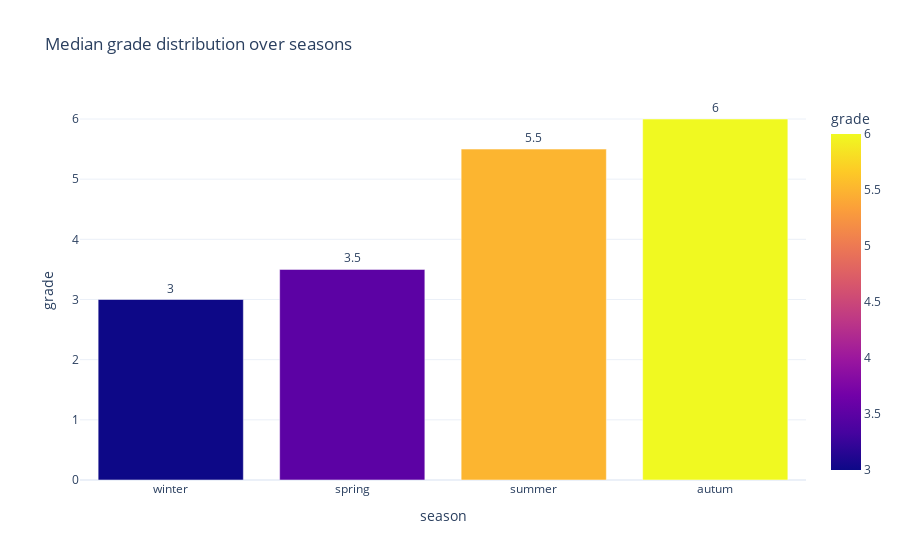

The notebook cell this image was saved under:
### Code cell
mct = 'median'
season_df = events.groupby('season').agg({
    'grade': mct
}).reset_index()
season_df['season'] = season_df['season'].map({
    0: 'winter',
    1: 'spring',
    2: 'summer',
    3: 'autum'
})

fig = px.bar(season_df, x = 'season', y = 'grade', template = 'plotly_white', text = 'grade', color = 'grade',
            title = f'{mct.title()} grade distribution over seasons')
fig.update_traces(textposition = 'outside')

### Figure 1 — Plotly figure (JSON) as saved in the notebook; plotly's stock layout.template omitted (floating-point values rounded to 4 significant figures)
{"data": [{"alignmentgroup": "True", "hovertemplate": "season=%{x}<br>grade=%{marker.color}<extra></extra>", "legendgroup": "", "marker": {"color": [3, 3.5, 5.5, 6], "coloraxis": "coloraxis", "pattern": {"shape": ""}}, "name": "", "offsetgroup": "", "orientation": "v", "showlegend": false, "text": [3, 3.5, 5.5, 6], "textposition": "outside", "type": "bar", "x": ["winter", "spring", "summer", "autum"], "xaxis": "x", "y": [3, 3.5, 5.5, 6], "yaxis": "y"}], "layout": {"barmode": "relative", "coloraxis": {"colorbar": {"title": {"text": "grade"}}, "colorscale": [[0, "#0d0887"], [0.1111, "#46039f"], [0.2222, "#7201a8"], [0.3333, "#9c179e"], [0.4444, "#bd3786"], [0.5556, "#d8576b"], [0.6667, "#ed7953"], [0.7778, "#fb9f3a"], [0.8889, "#fdca26"], [1, "#f0f921"]]}, "legend": {"tracegroupgap": 0}, "title": {"text": "Median grade distribution over seasons"}, "xaxis": {"anchor": "y", "domain": [0, 1], "title": {"text": "season"}}, "yaxis": {"anchor": "x", "domain": [0, 1], "title": {"text": "grade"}}}}
